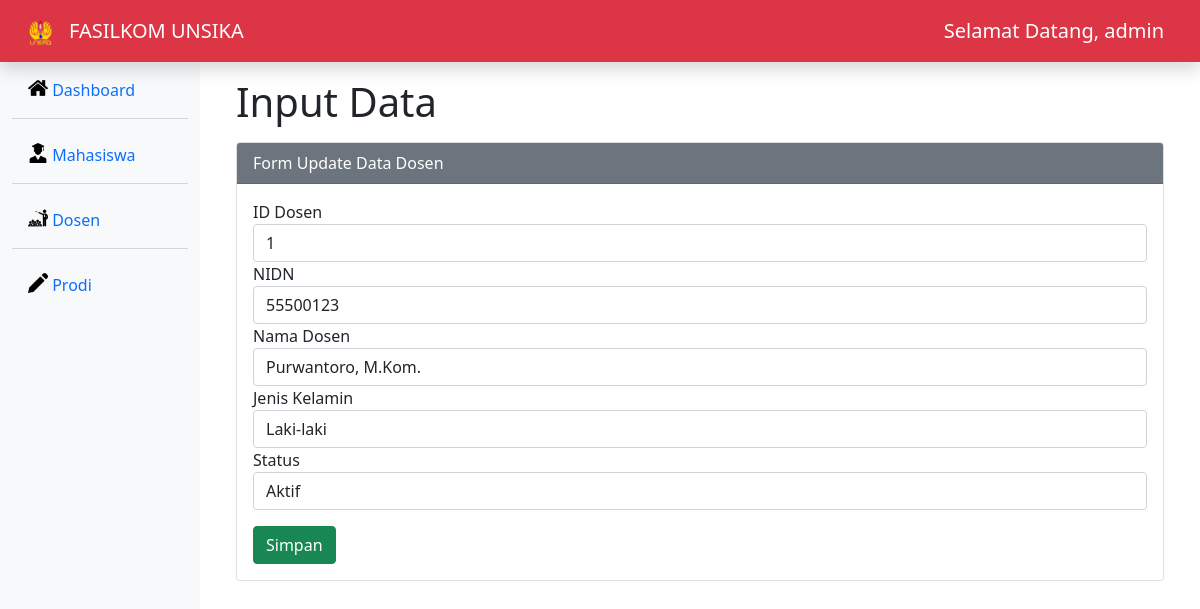
The app's page /dosen_update.php?id_dosen=1 (signed in) with its own data.
### tables this page shows
CREATE TABLE `dosen` (
  `id_dosen` int(11) NOT NULL,
  `nidn` varchar(15) NOT NULL,
  `nama_dosen` varchar(255) NOT NULL,
  `jenis_kelamin` varchar(255) NOT NULL,
  `status` varchar(255) NOT NULL
);

### dosen_update.php (the view, shortened to what this page needs)
<!DOCTYPE html>
<html lang="en">
<head>
    <link rel="stylesheet" href="bootstrap-5.1.3-dist/css/bootstrap.min.css">
</head>
<body>
<nav class="navbar navbar-dark bg-danger flex-md-nowrap p-2 shadow col-12">
    <div class="container-fluid">
        <div class="d-flex flex-row">
            <div class="p-2"><img src="img/Logo_Unsika.png" width="25"></div>
            <div class="p-2"><span class="navbar-brand">FASILKOM UNSIKA</span></div>
        </div>
        <span class="navbar-brand mb-0 float-right">Selamat Datang, <?php echo $_SESSION["username"] ?></span>
    </div>
</nav>
<div class="container-fluid">
	<div class="row">
		<div class="col-md-2 d-none d-md-block bg-light sidebar" style="height: 100vh">
			<div class="sidebar-sticky">
				<ul class="nav flex-column">
                    <li class="nav-item mt-2 active">
						<a class="nav-link" href="index.php">
                        <img src="img/home.png" width="20" height="20" class="d-inline-block align-top">
							Dashboard
						</a>
					</li>
                    <div class="dropdown-divider"></div>
					<li class="nav-item mt-2 active">
						<a class="nav-link" href="mahasiswa.php">
                        <img src="img/student-with-graduation-cap.png" width="20" height="20" class="d-inline-block align-top">
							Mahasiswa
						</a>
					</li>
					<div class="dropdown-divider"></div>
					<li class="nav-item mt-2">
						<a class="nav-link" href="dosen.php">
                        <img src="img/lecture.png" width="20" height="20" class="d-inline-block align-top">
							Dosen
						</a>
					</li>
					<div class="dropdown-divider"></div>
					<li class="nav-item mt-2">
						<a class="nav-link" href="prodi.php">
                        <img src="img/pencil.png" width="20" height="20" class="d-inline-block align-top">
							Prodi
						</a>
					</li>
				</ul>
			</div>
		</div>
        <div class="col-10">
			<div class="container-fluid mt-3">
				<h1>Input Data</h1>
				<div class="card mt-3">
					<div class="card-header bg-secondary text-white">
						Form Update Data Dosen
					</div>
                    <?php
                        include 'koneksi.php';
                        $id_dosen=$_GET['id_dosen'];
                        $data=mysqli_query($koneksi,"SELECT * from dosen where id_dosen='$id_dosen' ") or die(mysqli_error($koneksi));
                        $dosen=mysqli_fetch_array($data);
                    ?>
					<div class="card-body">
					<form method="post" action="dosen_updateproses.php?id_dosen=<?php echo $id_dosen?>" enctype="multipart/form-data">
                        <div class="form-group">
                            <label>ID Dosen</label>
                            <input type="text" name="id_dosen" class="form-control" value="<?php echo $dosen['id_dosen']?>" required>
                        </div>
                        <div class="form-group">
                            <label>NIDN</label>
                            <input type="text" name="nidn" class="form-control" value="<?php echo $dosen['nidn']?>" required>
                        </div>
                        <div class="form-group">
                            <label>Nama Dosen</label>
                            <input type="text" name="nama_dosen" class="form-control" value="<?php echo $dosen['nama_dosen']?>" required>
                        </div>
                        <div class="form-group">
                            <label>Jenis Kelamin</label>
							<select name="jenis_kelamin" class="form-control" required>
								<option selected value="<?php echo $dosen['jenis_kelamin']?>"><?php echo $dosen['jenis_kelamin']?></option>
                            </select>
                        </div>
                        <div class="form-group">
                            <label>Status</label>
							<select name="status" class="form-control" required>
								<option selected value="<?php echo $dosen['status']?>"><?php echo $dosen['status']?></option>
                            </select>
                        </div>
						<button type="submit" class="btn btn-success mt-3" name="simpan">Simpan</button>
					</div>
				</div>
			</div>
		</div>
    </div>
</div>
</body>
</html>

### records on screen
dosen: id_dosen "1", nidn "55500123", nama_dosen "Purwantoro, M.Kom.", jenis_kelamin "Laki-laki", status "Aktif"

### other values on screen
$_SESSION["username"] "admin"
